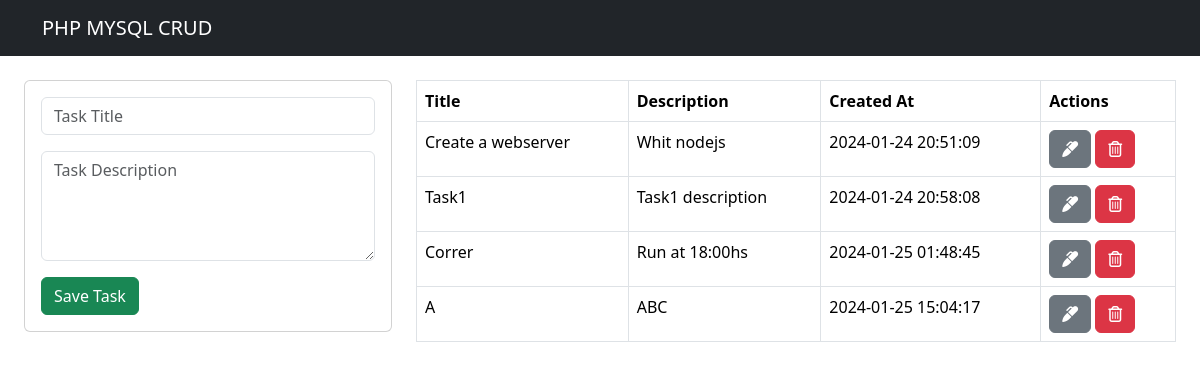
The page / on the database its author committed.
### tables this page shows
CREATE TABLE `task` (
  `id` int(11) NOT NULL,
  `title` varchar(255) NOT NULL,
  `description` text NOT NULL,
  `created_at` timestamp NOT NULL DEFAULT current_timestamp()
);

### index.php (the view, shortened to what this page needs)
<?php include("db.php") ?>
<?php include("includes/header.php") ?>
<div class="constainer p-4">
    <div class="row">
        <div class="col-md-4">
            <div class="card card-body">
                <form action="save_task.php" method="POST">
                    <div class="form-group">
                        <input type="text" name="title" class="form-control"
                        placeholder="Task Title" autofocus required>
                    </div>
                    <div class="form-group">
                        <textarea name="description" rows="4" class="form-control"
                        placeholder="Task Description"></textarea>
                    </div>
                    <input type="submit" class="btn btn-success btn-block" name="save_task" value="Save Task">
                </form>
            </div>
        </div>
        <div class="col-md-8">
            <table class="table table-bordered">
                <thead>
                    <tr>
                        <th> Title </th>
                        <th> Description </th>
                        <th> Created At </th>
                        <th> Actions </th>
                    </tr>
                </thead>
                <tbody>
                    <?php
                    $query = "SELECT * FROM task";
                    $result_tasks = mysqli_query($conn, $query);
                    while($row = mysqli_fetch_array($result_tasks)) { ?>
                        <tr>
                        <td> <?php echo $row['title']?> </td>
                        <td> <?php echo $row['description']?> </td>
                        <td> <?php echo $row['created_at']?> </td>
                        <td>
                            <a href="edit_task.php?id=<?php echo $row['id']?>" class="btn btn-secondary">
                                <i class="fas fa-marker"></i>
                            </a>
                            <a href="#" class="btn btn-danger" onclick="confirmDelete(<?php echo $row['id']?>)">
                                <i class="far fa-trash-alt"></i>
                            </a>
                        </td>
                        </tr>
                    <?php } ?>
                </tbody>
            </table>
        </div>
    </div>
</div>
<?php include("includes/footer.php") ?>

### includes/header.php (shortened to what this page needs)
<!DOCTYPE html>
<html lang="en">
<head>
    <link href="https://cdn.jsdelivr.net/npm/bootstrap@5.3.2/dist/css/bootstrap.min.css"
    rel="stylesheet"
>
    <link rel="stylesheet"
    href="https://cdnjs.cloudflare.com/ajax/libs/font-awesome/6.5.1/css/all.min.css"
 />
</head>
<body>
    <nav class="navbar navbar-dark bg-dark">
        <div class="container">
            <a href="index.php" class="navbar-brand">PHP MYSQL CRUD</a>
        </div>
    </nav>

### includes/footer.php (shortened to what this page needs)
</body>
</html>

### rows shown on the page
task: title "Create a webserver", description "Whit nodejs", created_at "2024-01-24 20:51:09"
task: title "Task1", description "Task1 description", created_at "2024-01-24 20:58:08"
task: title "Correr", description "Run at 18:00hs", created_at "2024-01-25 01:48:45"
task: title "A", description "ABC", created_at "2024-01-25 15:04:17"
